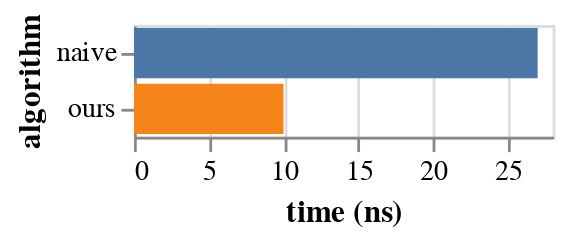

Notebook cell for this chart:
### Markdown cell above
Prefix Scan Benchmark (AVX2)

### Code cell
c = alt.Chart(data).mark_bar().encode(
    x = alt.X("time", axis = alt.Axis(title = "time (ns)")),
    y = "algorithm",
    color = alt.Color("algorithm", legend = None)
).properties(
    width = 150
)
save(c, "prefix_scan_bench.pdf")
c

### Figure 1 — Vega-Lite specification as saved in the notebook (floating-point values rounded to 4 significant figures)
{"config": {"view": {"continuousWidth": 400, "continuousHeight": 300}}, "data": {"name": "data-9c1f7710e498aec2844a16aa2c228600"}, "mark": "bar", "encoding": {"color": {"type": "nominal", "field": "algorithm", "legend": null}, "x": {"type": "quantitative", "axis": {"title": "time (ns)"}, "field": "time"}, "y": {"type": "nominal", "field": "algorithm"}}, "width": 150, "$schema": "https://vega.github.io/schema/vega-lite/v4.8.1.json", "datasets": {"data-9c1f7710e498aec2844a16aa2c228600": [{"algorithm": "naive", "time": 27}, {"algorithm": "ours", "time": 10}]}}
